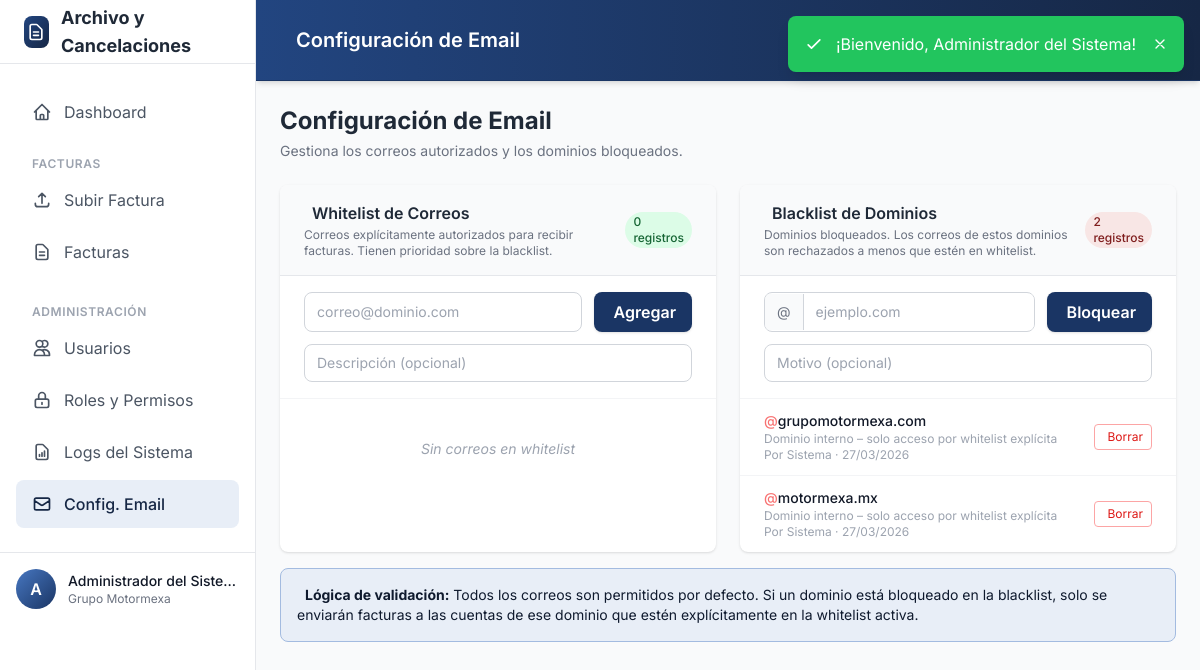
Page /index.php/admin/email-config (signed in) on the committed database.
### tables this page shows
CREATE TABLE IF NOT EXISTS email_domain_blacklist (
    id INT PRIMARY KEY AUTO_INCREMENT,
    dominio VARCHAR(150) NOT NULL UNIQUE,
    motivo VARCHAR(255) NULL,
    bloqueado_por INT NULL,
    creado_en TIMESTAMP DEFAULT CURRENT_TIMESTAMP,
    INDEX idx_dominio (dominio),
    CONSTRAINT fk_edbl_usuario FOREIGN KEY (bloqueado_por) REFERENCES usuarios(id) ON DELETE SET NULL
);

### app/controllers/EmailConfigController.php (called while the page is built, shortened)
<?php
class EmailConfigController extends BaseController
{
    private EmailConfig $emailConfig;
    public function __construct()
    {
        $this->emailConfig = new EmailConfig();
    }
    public function index(): void
    {
        $this->view('email_config/index', [
            'title'           => 'Configuración de Email',
            'whitelist'       => $this->emailConfig->getWhitelist(),
            'domainBlacklist' => $this->emailConfig->getDomainBlacklist(),
        ]);
    }
}

### public/index.php (called while the page is built, shortened)
<?php
$router = new Router();
$authMiddleware = function() {
    if (!AuthHelper::isAuthenticated()) {
        Router::redirect('/login');
        return false;
    }
    return true;
};
$router->get('/login', 'AuthController@showLogin');
$router->post('/login', 'AuthController@login');
$router->get('/registro', 'AuthController@showRegister');
$router->post('/registro', 'AuthController@register');
$router->post('/logout', 'AuthController@logout', [$authMiddleware]);
$router->get('/', 'DashboardController@index', [$authMiddleware]);
$router->get('/dashboard', 'DashboardController@index', [$authMiddleware]);
$router->get('/api/dashboard/stats', 'DashboardController@getStats', [$authMiddleware]);
$router->get('/perfil', 'AuthController@profile', [$authMiddleware]);
$router->post('/perfil', 'AuthController@updateProfile', [$authMiddleware]);
$router->get('/usuarios', 'UserController@index', [$authMiddleware]);
$router->get('/usuarios/crear', 'UserController@create', [$authMiddleware]);
$router->post('/usuarios', 'UserController@store', [$authMiddleware]);
$router->get('/usuarios/{id}/editar', 'UserController@edit', [$authMiddleware]);
$router->post('/usuarios/{id}', 'UserController@update', [$authMiddleware]);
$router->post('/usuarios/{id}/eliminar', 'UserController@destroy', [$authMiddleware]);
$router->post('/usuarios/{id}/toggle', 'UserController@toggleStatus', [$authMiddleware]);
$router->get('/admin/roles', 'RoleController@index', [$authMiddleware]);
$router->post('/admin/roles', 'RoleController@store', [$authMiddleware]);
$router->get('/admin/roles/{id}', 'RoleController@show', [$authMiddleware]);
$router->post('/admin/roles/{id}', 'RoleController@update', [$authMiddleware]);
$router->post('/admin/roles/{id}/eliminar', 'RoleController@destroy', [$authMiddleware]);
$router->get('/admin/roles/{id}/permisos', 'RoleController@getRolePermissions', [$authMiddleware]);
$router->get('/admin/permisos', 'RoleController@getAllPermissions', [$authMiddleware]);
$router->get('/admin/logs', 'LogController@index', [$authMiddleware]);
$router->get('/facturas', 'FacturaArchivoController@index', [$authMiddleware]);
$router->get('/facturas/subir', 'FacturaArchivoController@create', [$authMiddleware]);
$router->post('/facturas', 'FacturaArchivoController@store', [$authMiddleware]);
$router->get('/facturas/{id}', 'FacturaArchivoController@show', [$authMiddleware]);
$router->get('/facturas/{id}/descargar/{tipo}', 'FacturaArchivoController@download', [$authMiddleware]);
$router->post('/facturas/{id}/eliminar', 'FacturaArchivoController@destroy', [$authMiddleware]);
$router->post('/facturas/parse-xml', 'FacturaArchivoController@parseXml', [$authMiddleware]);
$router->post('/facturas/{id}/email', 'FacturaArchivoController@sendEmail', [$authMiddleware]);
$router->get('/facturas/{id}/padron', 'PadronController@generar', [$authMiddleware]);
$router->get('/admin/email-config', 'EmailConfigController@index', [$authMiddleware]);
$router->post('/admin/email-config/whitelist', 'EmailConfigController@storeWhitelist', [$authMiddleware]);
$router->post('/admin/email-config/whitelist/{id}/toggle', 'EmailConfigController@toggleWhitelist', [$authMiddleware]);
$router->post('/admin/email-config/whitelist/{id}/eliminar', 'EmailConfigController@destroyWhitelist', [$authMiddleware]);
$router->post('/admin/email-config/blacklist', 'EmailConfigController@storeBlacklist', [$authMiddleware]);
$router->post('/admin/email-config/blacklist/{id}/eliminar', 'EmailConfigController@destroyBlacklist', [$authMiddleware]);
$router->dispatch();

### app/core/Database.php (called while the page is built, shortened)
<?php
class Database
{
    private PDO $connection;
    private array $config;
    private function __construct()
    {
        $this->config = require APP_PATH . '/config/database.php';
    }
    private function connect(): void
    {
        try {
            $dsn = sprintf(
                '%s:host=%s;port=%s;dbname=%s;charset=%s',
                $this->config['driver'],
                $this->config['host'],
                $this->config['port'],
                $this->config['database'],
                $this->config['charset']
            );
            $this->connection = new PDO(
                $dsn,
                $this->config['username'],
                $this->config['password'],
                $this->config['options']
            );
        } catch (PDOException $e) {
            $this->logError('Error de conexión: ' . $e->getMessage());
            throw new Exception('Error al conectar con la base de datos');
        }
    }
    public function query(string $sql, array $params = []): \PDOStatement
    {
        try {
            $stmt = $this->connection->prepare($sql);
            $stmt->execute($params);
            return $stmt;
        } catch (PDOException $e) {
            $this->logError("Error en consulta: {$sql} - " . $e->getMessage());
            throw new Exception('Error al ejecutar la consulta');
        }
    }
    public function fetchAll(string $sql, array $params = []): array
    {
        $stmt = $this->query($sql, $params);
        return $stmt->fetchAll();
    }
}

### app/config/database.php (called while the page is built)
<?php
return [
    'driver'    => 'mysql',
    'host'      => 'localhost',
    'port'      => '3306',
    'database'  => 'cancelaciones',
    'username'  => 'root',
    'password'  => '',
    'charset'   => 'utf8mb4',
    'collation' => 'utf8mb4_unicode_ci',
    'options'   => [
        PDO::ATTR_ERRMODE            => PDO::ERRMODE_EXCEPTION,
        PDO::ATTR_DEFAULT_FETCH_MODE => PDO::FETCH_ASSOC,
        PDO::ATTR_EMULATE_PREPARES   => false,
        PDO::MYSQL_ATTR_INIT_COMMAND => "SET NAMES utf8mb4 COLLATE utf8mb4_unicode_ci"
    ]
];

### app/models/EmailConfig.php (called while the page is built, shortened)
<?php
class EmailConfig
{
    private Database $db;
    public function __construct()
    {
        $this->db = Database::getInstance();
    }
    public function getDomainBlacklist(): array
    {
        return $this->db->fetchAll(
            "SELECT b.*, u.nombre_completo as bloqueado_por_nombre
             FROM email_domain_blacklist b
             LEFT JOIN usuarios u ON b.bloqueado_por = u.id
             ORDER BY b.dominio ASC"
        );
    }
}

### views/email_config/index.php (the view, shortened to what this page needs)
<div class="max-w-5xl mx-auto">
    <div class="mb-6 flex items-center justify-between">
        <div>
            <h1 class="text-2xl font-bold text-gray-800">Configuración de Email</h1>
            <p class="text-sm text-gray-500 mt-1">Gestiona los correos autorizados y los dominios bloqueados.</p>
        </div>
    </div>
    <div class="grid grid-cols-1 lg:grid-cols-2 gap-6">
        <div class="bg-white rounded-lg shadow overflow-hidden">
            <div class="px-6 py-4 border-b border-gray-200 bg-gray-50 flex items-center justify-between">
                <div>
                    <h2 class="text-base font-semibold text-gray-800">
                        <i class="fas fa-check-circle text-green-500 mr-2"></i>Whitelist de Correos
                    </h2>
                    <p class="text-xs text-gray-500 mt-0.5">Correos explícitamente autorizados para recibir facturas. Tienen prioridad sobre la blacklist.</p>
                </div>
                <span class="inline-flex items-center px-2 py-0.5 rounded-full text-xs font-medium bg-green-100 text-green-800">
                    <?= count($whitelist) ?> registros
                </span>
            </div>
            <div class="px-6 py-4 border-b border-gray-100 bg-white">
                <form action="<?= BASE_URL ?>admin/email-config/whitelist" method="POST" class="flex flex-col gap-3">
                    <div class="flex flex-col sm:flex-row gap-3">
                        <input type="email" name="email" required
                               placeholder="correo@dominio.com"
                               class="flex-1 text-sm border border-gray-300 rounded-lg px-3 py-2 focus:outline-none focus:ring-2 focus:ring-primary-500 focus:border-primary-500">
                        <button type="submit"
                                class="bg-primary-600 hover:bg-primary-700 text-white font-semibold py-2 px-4 rounded-lg shadow transition-colors whitespace-nowrap">
                            <i class="fas fa-plus mr-1"></i> Agregar
                        </button>
                    </div>
                    <input type="text" name="descripcion" placeholder="Descripción (opcional)"
                           class="text-sm border border-gray-300 rounded-lg px-3 py-2 focus:outline-none focus:ring-2 focus:ring-primary-500 focus:border-primary-500">
                </form>
            </div>
            <div class="divide-y divide-gray-100 max-h-96 overflow-y-auto">
                <?php if (empty($whitelist)): ?>
                <div class="px-6 py-8 text-center text-sm text-gray-400 italic">
                    Sin correos en whitelist
                </div>
                <?php endif; ?>
            </div>
        </div>
        <div class="bg-white rounded-lg shadow overflow-hidden">
            <div class="px-6 py-4 border-b border-gray-200 bg-gray-50 flex items-center justify-between">
                <div>
                    <h2 class="text-base font-semibold text-gray-800">
                        <i class="fas fa-ban text-red-500 mr-2"></i>Blacklist de Dominios
                    </h2>
                    <p class="text-xs text-gray-500 mt-0.5">Dominios bloqueados. Los correos de estos dominios son rechazados a menos que estén en whitelist.</p>
                </div>
                <span class="inline-flex items-center px-2 py-0.5 rounded-full text-xs font-medium bg-red-100 text-red-800">
                    <?= count($domainBlacklist) ?> registros
                </span>
            </div>
            <div class="px-6 py-4 border-b border-gray-100 bg-white">
                <form action="<?= BASE_URL ?>admin/email-config/blacklist" method="POST" class="flex flex-col gap-3">
                    <div class="flex flex-col sm:flex-row gap-3">
                        <div class="flex flex-1 items-center border border-gray-300 rounded-lg overflow-hidden focus-within:ring-2 focus-within:ring-primary-500 focus-within:border-primary-500 bg-white">
                            <span class="px-3 py-2 text-sm text-gray-500 bg-gray-50 border-r border-gray-300 select-none">@</span>
                            <input type="text" name="dominio" required
                                   placeholder="ejemplo.com"
                                   class="flex-1 text-sm px-3 py-2 focus:outline-none rounded-r-lg">
                        </div>
                        <button type="submit"
                                class="bg-primary-600 hover:bg-primary-700 text-white font-semibold py-2 px-4 rounded-lg shadow transition-colors whitespace-nowrap">
                            <i class="fas fa-ban mr-1"></i> Bloquear
                        </button>
                    </div>
                    <input type="text" name="motivo" placeholder="Motivo (opcional)"
                           class="text-sm border border-gray-300 rounded-lg px-3 py-2 focus:outline-none focus:ring-2 focus:ring-primary-500 focus:border-primary-500">
                </form>
            </div>
            <div class="divide-y divide-gray-100 max-h-96 overflow-y-auto">
                <?php if (empty($domainBlacklist)): ?>
                <div class="px-6 py-8 text-center text-sm text-gray-400 italic">
                    <i class="fas fa-inbox text-2xl mb-2 block"></i>
                    Sin dominios bloqueados
                </div>
                <?php else: ?>
                <?php foreach ($domainBlacklist as $entry): ?>
                <div class="px-6 py-3 flex items-center justify-between hover:bg-gray-50">
                    <div class="min-w-0 flex-1">
                        <p class="text-sm font-medium text-gray-900">
                            <span class="text-red-400">@</span><?= htmlspecialchars($entry['dominio']) ?>
                        </p>
                        <?php if ($entry['motivo']): ?>
                        <p class="text-xs text-gray-400 truncate"><?= htmlspecialchars($entry['motivo']) ?></p>
                        <?php endif; ?>
                        <p class="text-xs text-gray-400">
                            Por <?= htmlspecialchars($entry['bloqueado_por_nombre'] ?? 'Sistema') ?>
                            · <?= date('d/m/Y', strtotime($entry['creado_en'])) ?>
                        </p>
                    </div>
                    <form action="<?= BASE_URL ?>admin/email-config/blacklist/<?= $entry['id'] ?>/eliminar" method="POST" style="display:inline"
                          onsubmit="return confirm('¿Desbloquear el dominio @<?= htmlspecialchars($entry['dominio']) ?>?')">
                        <button type="submit" title="Eliminar de blacklist"
                                class="text-xs px-2 py-1 flex items-center gap-1 border border-red-300 text-red-500 hover:bg-red-50 rounded transition-colors">
                            <i class="fas fa-trash-alt"></i> Borrar
                        </button>
                    </form>
                </div>
                <?php endforeach; ?>
                <?php endif; ?>
            </div>
        </div>
    </div>
    <div class="mt-4 p-4 bg-primary-50 border border-primary-200 rounded-lg text-sm text-primary-800">
        <strong>Lógica de validación:</strong>
        Todos los correos son permitidos por defecto. Si un dominio está bloqueado en la blacklist, solo se enviarán facturas a las cuentas de ese dominio que estén explícitamente en la whitelist activa.
    </div>
</div>

### views/layouts/header.php (style rules this page uses)
.grid { display: grid; gap: 1.5rem; }

### rows in the picture
email_domain_blacklist: dominio "grupomotormexa.com", motivo "Dominio interno – solo acceso por whitelist explícita", bloqueado_por_nombre "Sistema", creado_en "27/03/2026"
email_domain_blacklist: dominio "motormexa.mx", motivo "Dominio interno – solo acceso por whitelist explícita", bloqueado_por_nombre "Sistema", creado_en "27/03/2026"

### other values in the picture
substr($user['nombre_completo'] ?? 'U', 0, 1) "A"
$user['nombre_completo'] "Administrador del Siste…"
EMPRESAS[$user['empresa'] ?? 'grupo_motormexa'] "Grupo Motormexa"
$title "Configuración de Email"
$message "¡Bienvenido, Administrador del Sistema!"
count($whitelist) "0"
count($domainBlacklist) "2"
